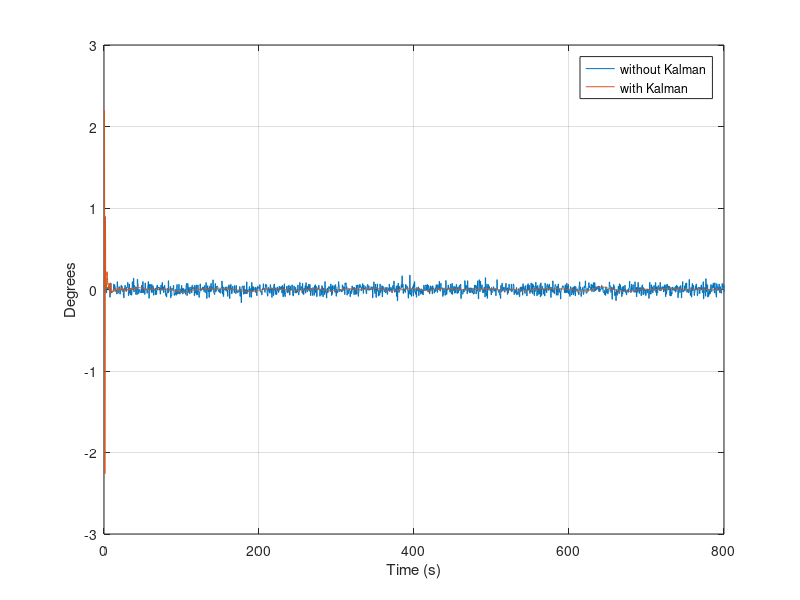
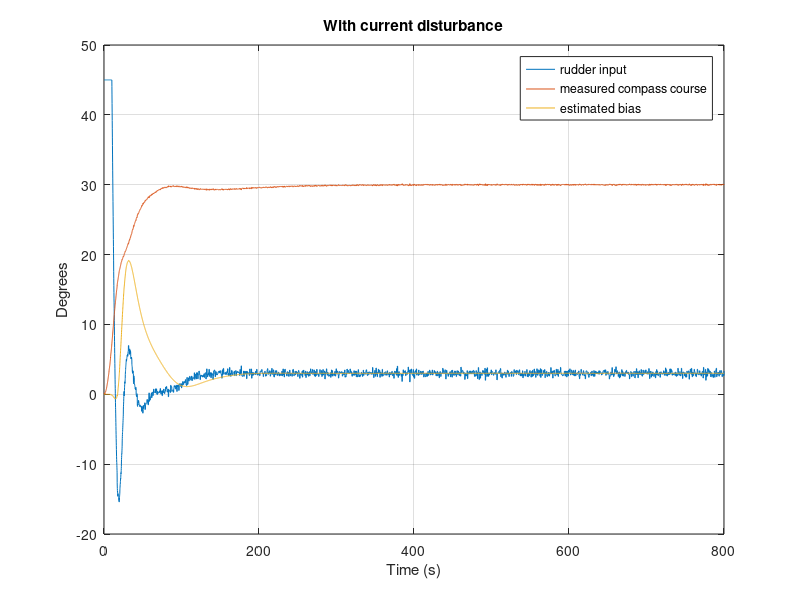
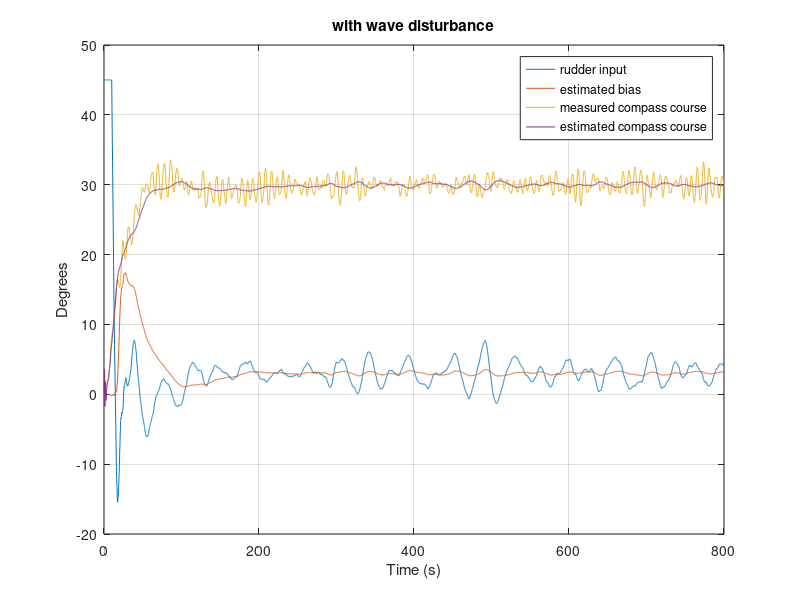

These figures' MATLAB source, in order:
%% Plot for Kalman :
clc;
close all;

figure('Name','5 c)');
load('data.mat');
plot(data(1,:),data(2,:),data(1,:),data(6,:));
legend('without Kalman','with Kalman'); 
xlabel('Time (s)'); ylabel('Degrees');
grid on; 

%% Plot for 5d
figure('Name','5 d)');
load('dataPD.mat');
plot(dataPD(1,:),dataPD(5,:),dataPD(1,:),dataPD(2,:),dataPD(1,:),dataPD(7,:));
legend('rudder input','measured compass course','estimated bias');
title('With current disturbance');
xlabel('Time (s)'); ylabel('Degrees');
grid on; 

figure('Name','5 e)');
load('dataPDe.mat')
plot(dataPDe(1,:),dataPDe(5,:),dataPDe(1,:),dataPDe(7,:));
hold on;
plot(dataPDe(1,:),dataPDe(2,:),dataPDe(1,:),dataPDe(6,:));
legend('rudder input','estimated bias',...
    'measured compass course','estimated compass course');
title('with wave disturbance');
xlabel('Time (s)'); ylabel('Degrees');
grid on; 